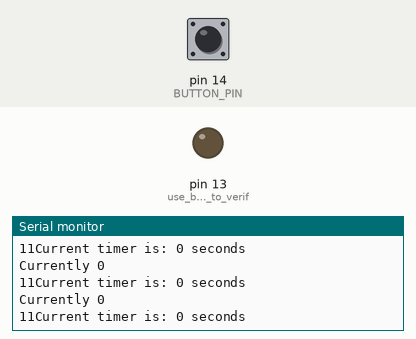
Simulated run of this sketch. Board: Arduino Uno, built with avr-gcc and run on an emulated ATmega328P. Shown: output pins drawn as LEDs (lit = HIGH), the last lines printed to the serial monitor. The test bench sets the inputs (shaded band); at power-on: pin 14 (BUTTON_PIN) HIGH.

Above: at 1.2 s.
1.3 s: pin 14 (BUTTON_PIN) pulled LOW for 0.15 s
4.4 s: pin 14 (BUTTON_PIN) pulsed LOW 5 times (0.12 s each, 0.3 s apart)
At 4.6 s:
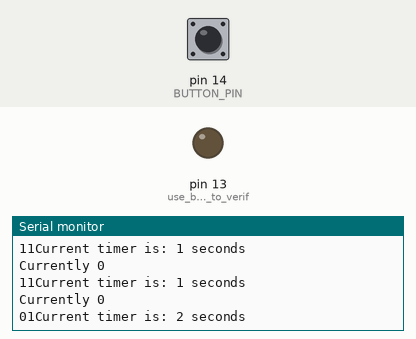
8.9 s: pin 14 (BUTTON_PIN) driven LOW
At 9.12 s:
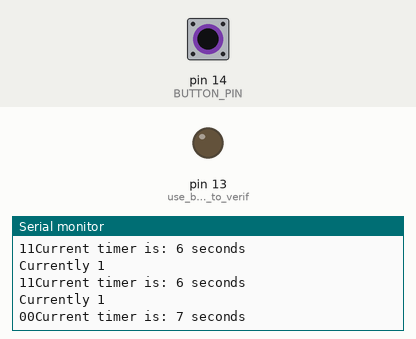
11.9 s: pin 14 (BUTTON_PIN) driven HIGH
Timing chart, 0 to 14.9 s (numbered marks = the images above; inputs shaded):
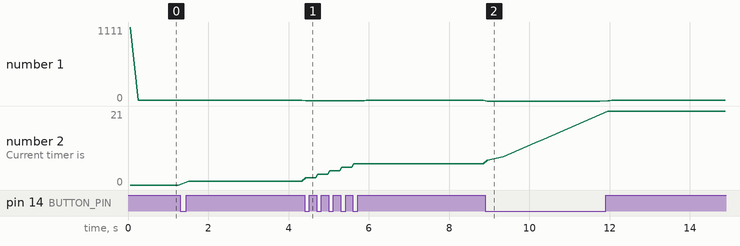

The sketch:

Challenge3Timer.ino
```cpp
//var for num of seconds
int timer = 0;
//counting down or waiting
bool countDown = false;
//previous state of button
int prevState = LOW;
//button GPIO pin
const int BUTTON_PIN = 14;
//initial times
unsigned long before_print_time = millis();
unsigned long before_count_time = millis();
unsigned long push_time = millis();

void setup() {
  pinMode(BUTTON_PIN, INPUT); //set up button
  Serial.begin(9600); //begin serial stream
  pinMode(LED_BUILTIN, OUTPUT); //use built in LED to verify button presses
}

void loop() {
  //current time in loop
  unsigned long now_time = millis();
  //if button pushed, toggle counting on
  if(prevState = HIGH && digitalRead(BUTTON_PIN) == LOW)
  {
    timer++; // use button to increment timer
    push_time = now_time;
    countDown = false;
    delay(150);
  }
  //record previous state of button
  delay(50);
  prevState = digitalRead(BUTTON_PIN);
  Serial.print(prevState);

  if(now_time-before_print_time >= 100)
  {
    // Print counter time and verify counting state
    Serial.print("Current timer is: ");
    Serial.print(timer);
    Serial.println(" seconds");
    Serial.print("Currently ");
    Serial.println(countDown); // 1 = counting, 0 = not countings
    before_print_time = now_time; // update old time
  }

  if(now_time-push_time >= 3000 && !countDown) //if 3 seconds have passed since button was pushed
  {
    countDown = true; // start counting down
    before_count_time = now_time; // update stored time
  }

  //if we're counting down
  if(countDown)
  {
    if(now_time-before_count_time >= 1000 && timer >0) // if a second has passed and we aren't at 0 yet
    {
      timer--; // decrease timer
      before_count_time = now_time; // update stored time
    }
  }
}
```

Measured:
- after the input at 4.4 s, the serial monitor: prints a new line at once (image 1)
- after the input at 8.9 s, the serial monitor: prints a new line after 0.05 s (image 2)
- plotted number 2: 1 → 6 after the input at 4.4 s, 6 → 20 after the input at 8.9 s
